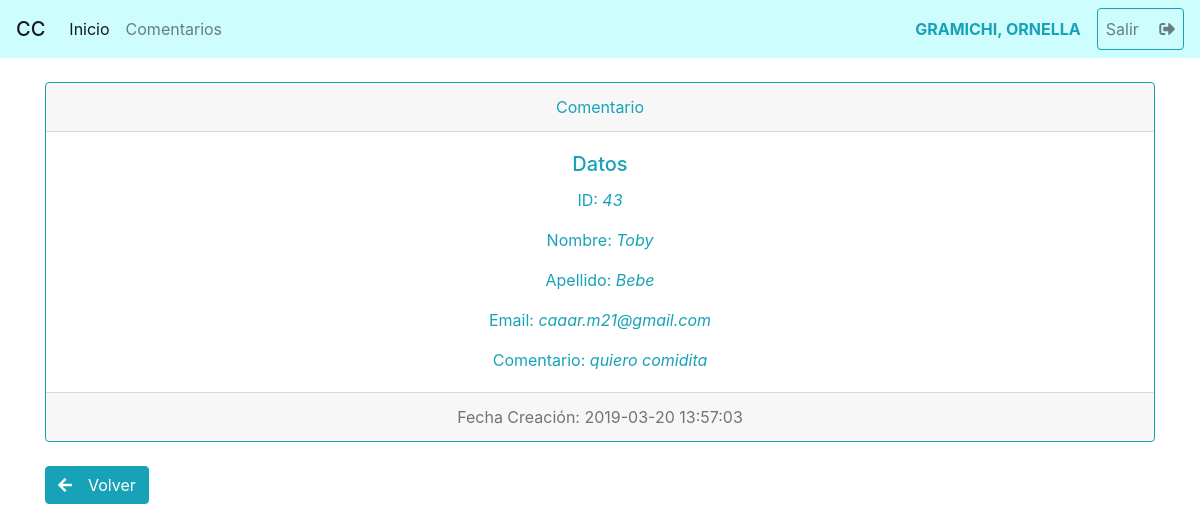
/ver_comentario.php?id=43 (signed in), run on an earlier commit of the app's database.
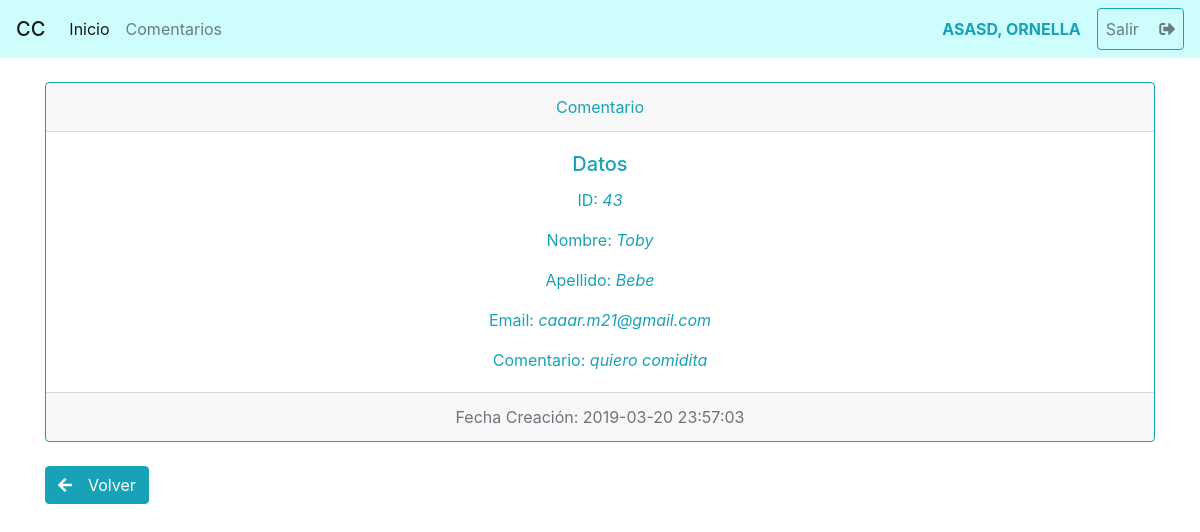
And on a later commit of the database.
### tables this page shows
CREATE TABLE `comentarios` (
  `id` int(11) NOT NULL,
  `nombre` varchar(255) NOT NULL,
  `apellido` varchar(255) NOT NULL,
  `email` varchar(255) NOT NULL,
  `comentario` text NOT NULL,
  `fecha_creacion` timestamp NOT NULL DEFAULT CURRENT_TIMESTAMP
);

### ver_comentario.php (the view)
<?php
require 'plantillas/cabecera.php';
$con = conectar();
$consulta = $con->query("SELECT id,nombre,apellido,email,comentario,fecha_creacion FROM comentarios  WHERE id = {$_REQUEST['id']}");
$coment = $consulta->fetchAll(PDO::FETCH_ASSOC);
?>
<br>
<div class="card text-center text-info border-info">
    <div class="card-header">
        Comentario
    </div>
    <div class="card-body ">
        <h5 class="card-title">Datos</h5>
        <?php foreach ($coment as $comenta): ?>
            <p class="card-text ">ID: <em><?= $comenta['id'] ?></em></p>
            <p class="card-text ">Nombre: <em><?= $comenta['nombre'] ?></em></p>
            <p class="card-text">Apellido: <em><?= $comenta['apellido'] ?></em></p>
            <p class="card-text">Email: <em><?= $comenta['email'] ?></em></p>
            <p class="card-text">Comentario: <em><?= $comenta['comentario'] ?></em></p>
        <?php endforeach ?>
    </div>
    <div class="card-footer text-muted">
        <?php foreach ($coment as $comenta): ?>
            <p class="card-text">Fecha Creación: <span><?= $comenta['fecha_creacion'] ?></span></p>
        <?php endforeach; ?>
    </div>
</div>
<br>
<a href="<?= ROOT ?>/listado_comentarios.php" class="btn btn-info"><span
            class="fa fa-arrow-left"></span>&emsp;Volver</a>
<?php require 'plantillas/footer.php'; ?>

### plantillas/cabecera.php (shortened to what this page needs)
<!doctype html>
<html lang="es">
<head>
    <link rel="stylesheet" href="https://stackpath.bootstrapcdn.com/bootstrap/4.3.1/css/bootstrap.min.css"
>
    <link rel="stylesheet" href="https://use.fontawesome.com/releases/v5.7.2/css/all.css"
>
</head>
<body>
<header>
    <nav class="navbar navbar-expand-lg navbar-light" style="background-color: #CEFDFD;">
        <span class="navbar-brand mb-0 h1">CC</span>
        <div class="collapse navbar-collapse" id="navbarNav">
            <ul class="navbar-nav ">
                <li class="nav-item active">
                    <a class="nav-link" href="<?= ROOT ?>/index.php">Inicio<span class="sr-only">(current)</span></a>
                </li>
                <li class="nav-item">
                    <a class="nav-link" href="<?= ROOT ?>/listado_comentarios.php">Comentarios</a>
            </ul>
            <ul class="navbar-nav ml-auto">
                <form class="form-inline my-2 my-lg-0">
                    <?php if ($_SESSION['usuario']):?>
                        <a href="<?= ROOT ?>/perfil_usuario.php" class="text-info text-uppercase">
                            <strong><?= $_SESSION['usuario']['apellido'] ?>, <?= $_SESSION['usuario']['nombre'] ?></strong></a>&emsp;
                        <a href="<?= ROOT ?>/cerrar_sesion.php">
                            <button type="button" class="nav-link btn btn-outline-info my-2 my-sm-0" data-toggle="modal"
                                    data-target="#exampleModal" data-whatever="email@...">
                                Salir &emsp;<i class="fas fa-sign-out-alt"></i>
                            </button>
                        </a>
                <?php endif ?>
            </ul>
        </div>
    </nav>
</header>
<div class="container">

What changed in the data, as far as the page shows it:
changed comentarios "Toby": fecha_creacion "2019-03-20 13:57:03" → "2019-03-20 23:57:03"
Also different on the page:
$_SESSION['usuario']['apellido']: "GRAMICHI" → "ASASD"
